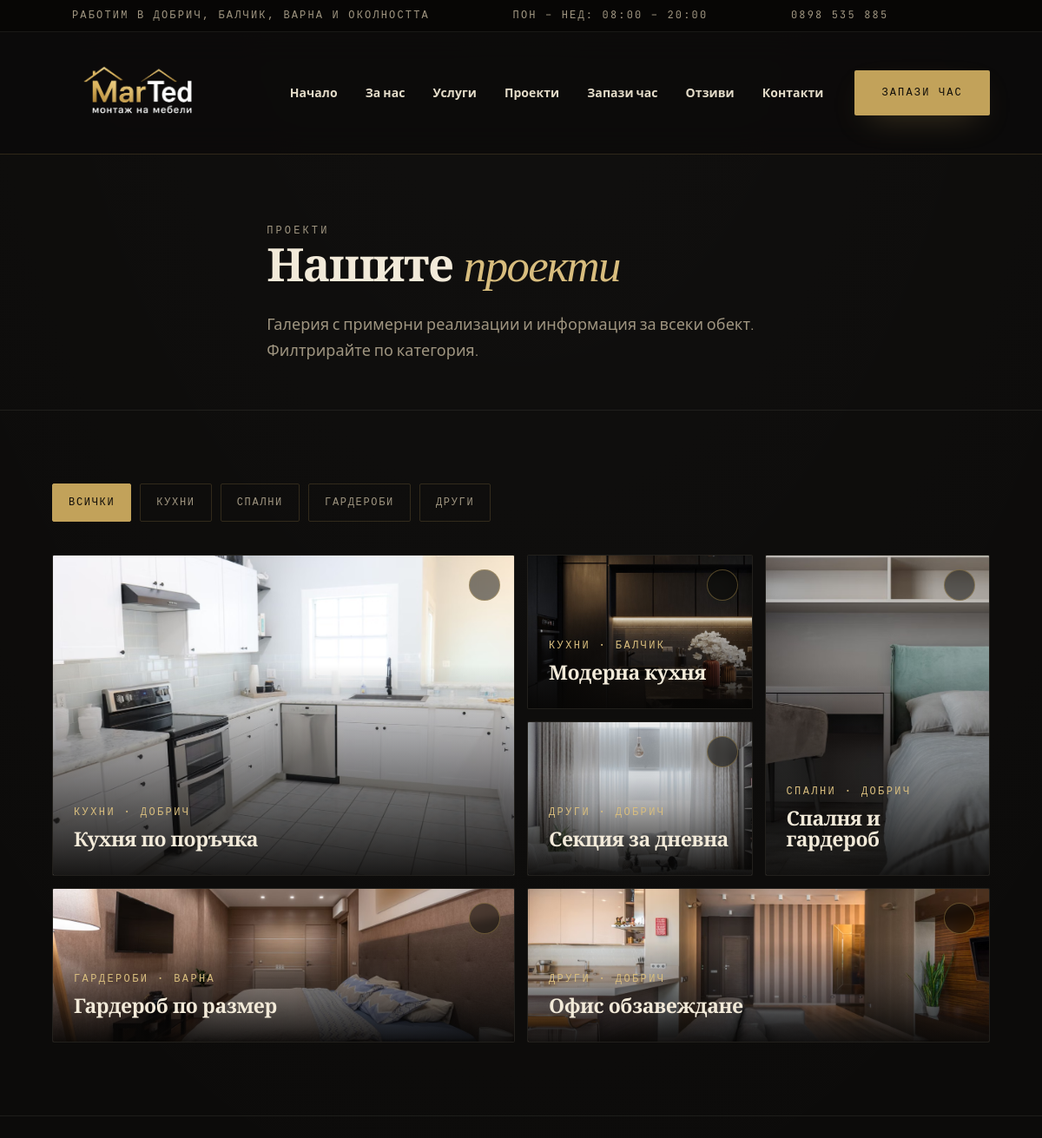
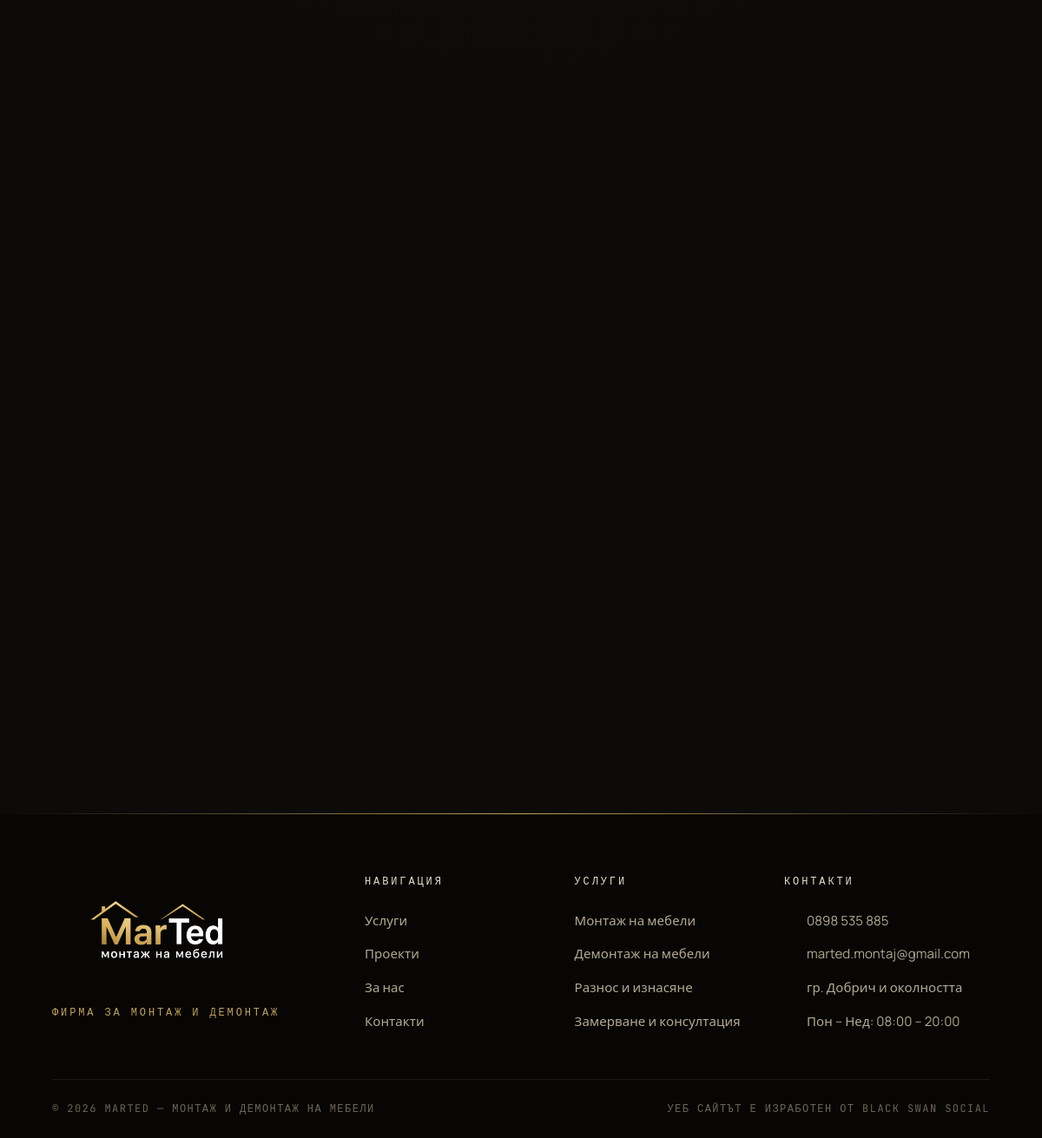
/proekti.php, run on the app's committed database (2 pictures, top to bottom).
### tables this page shows
CREATE TABLE IF NOT EXISTS projects (
  id INT AUTO_INCREMENT PRIMARY KEY, slug VARCHAR(160) UNIQUE, title VARCHAR(255), category VARCHAR(120),
  pdate VARCHAR(120), location VARCHAR(255), description TEXT, cover VARCHAR(500), gallery TEXT,
  created_at TIMESTAMP DEFAULT CURRENT_TIMESTAMP
);

### inc/functions.php (called while the page is built, shortened)
<?php
require_once __DIR__ . '/db.php';
function e($s) { return htmlspecialchars((string)$s, ENT_QUOTES, 'UTF-8'); }
function projects() {
    $rows = db()->query("SELECT * FROM projects ORDER BY id ASC")->fetchAll();
    return $rows;
}
function filters() { return ['Всички','Кухни','Спални','Гардероби','Други']; }

### inc/db.php (called while the page is built, shortened)
<?php
function config() { static $c; if ($c === null) $c = require __DIR__ . '/config.php'; return $c; }
function db() {
    static $pdo = null;
    if ($pdo !== null) return $pdo;
    $cfg = config()['db'];
    if ($cfg['driver'] === 'sqlite') {
        $path = $cfg['sqlite_path'];
        $dir = dirname($path);
        if (!is_dir($dir)) @mkdir($dir, 0775, true);
        $pdo = new PDO('sqlite:' . $path);
        $pdo->exec('PRAGMA journal_mode=WAL; PRAGMA foreign_keys=ON;');
    } else {
        $m = $cfg['mysql'];
        $dsn = "mysql:host={$m['host']};dbname={$m['name']};charset={$m['charset']}";
        $pdo = new PDO($dsn, $m['user'], $m['pass'], [
            PDO::ATTR_ERRMODE => PDO::ERRMODE_EXCEPTION,
            PDO::ATTR_DEFAULT_FETCH_MODE => PDO::FETCH_ASSOC,
        ]);
        return $pdo;
    }
    $pdo->setAttribute(PDO::ATTR_ERRMODE, PDO::ERRMODE_EXCEPTION);
    $pdo->setAttribute(PDO::ATTR_DEFAULT_FETCH_MODE, PDO::FETCH_ASSOC);
    return $pdo;
}

### proekti.php (the view, shortened to what this page needs)
<?php
require_once __DIR__ . '/inc/functions.php';
require_once __DIR__ . '/inc/icons.php';
$s = settings(); $projs = projects(); $filters = filters();
require __DIR__ . '/inc/header.php';
?>
<section class="pageHero">
  <div class="container pageHeroInner">
    <span class="eyebrow anim">Проекти</span>
    <h1 class="anim">Нашите <em>проекти</em></h1>
    <p class="anim">Галерия с примерни реализации и информация за всеки обект. Филтрирайте по категория.</p>
  </div>
</section>
<section class="section projectsPage">
  <div class="container">
    <div class="tabs" aria-label="Филтри">
      <?php foreach ($filters as $i=>$f): ?>
      <button class="<?= $i===0?'active':'' ?>" data-filter="<?= e($f) ?>" type="button"><?= e($f) ?></button>
      <?php endforeach; ?>
    </div>
    <div class="projectMosaic reveal">
      <?php $mcls=['pc-feat','pc-sq','pc-tall','pc-wide','pc-sq','pc-wide']; foreach ($projs as $i=>$p): ?>
      <a class="projectCard <?= $mcls[$i%6] ?>" data-cat="<?= e($p['category']) ?>" href="/proekti/<?= e($p['slug']) ?>">
        <img src="<?= e($p['cover']) ?>" alt="<?= e($p['title']) ?>">
        <span class="arrowChip"><?= icon('arrow') ?></span>
        <span class="cap"><span class="cat"><?= e($p['category']) ?> · <?= e($p['location']) ?></span><h3><?= e($p['title']) ?></h3><p class="desc"><?= e($p['description']) ?></p></span>
      </a>
      <?php endforeach; ?>
    </div>
  </div>
</section>
<?php include __DIR__ . '/inc/booking-section.php'; ?>
<?php require __DIR__ . '/inc/footer.php'; ?>

### inc/icons.php (shortened to what this page needs)
<?php
function icon(string $name, string $cls = 'icon'): string {
    $inner = $p[$name] ?? '';
    return '<svg width="24" height="24" viewBox="0 0 24 24" fill="none" xmlns="http://www.w3.org/2000/svg" class="'.$cls.'" aria-hidden="true">'.$inner.'</svg>';
}

### assets/css/style.css (style rules this page uses)
:root { --font-serif:'Spectral', Georgia, serif;--font-sans:'Manrope', system-ui, sans-serif;--font-mono:'JetBrains Mono', monospace; --bg:#0c0b0a; --bg-2:#100e0c; --bg-3:#15130f; --bg-4:#1b1813; --ink:#f2ead9; --ink-2:#e4dcc9; --muted:#9f9580; --muted-2:#6e6553; --line:rgba(194,162,90,.20); --line-soft:rgba(242,234,217,.08); --line-strong:rgba(194,162,90,.40); --accent:#c2a25a; --accent-2:#d8bd7e; --accent-3:#a07f3a; --accent-soft:rgba(194,162,90,.10); --night:#070605; --container:1240px; --gutter:clamp(20px,5vw,64px); --radius:2px; --shadow:0 30px 80px -36px rgba(0,0,0,.85); --shadow-soft:0 18px 50px -30px rgba(0,0,0,.75); --shadow-gold:0 14px 38px -16px rgba(194,162,90,.40); }
* { box-sizing:border-box }
html { scroll-behavior:smooth;-webkit-text-size-adjust:100% }
body { margin:0;color:var(--ink);background:var(--bg) radial-gradient(150% 130% at 50% -12%,rgba(255,255,255,.024),transparent 55%);font-family:var(--font-sans);font-size:16px;line-height:1.65;letter-spacing:.005em;-webkit-font-smoothing:antialiased;text-rendering:optimizeLegibility;overflow-x:hidden }
img { display:block;max-width:100% }
a { color:inherit;text-decoration:none }
button,input,textarea,select { font:inherit;color:inherit }
.container { width:min(var(--container),100% - var(--gutter) * 2);margin-inline:auto }
.eyebrow,.kicker { font-family:var(--font-mono);font-size:12px;font-weight:500;letter-spacing:.26em;text-transform:uppercase;color:var(--muted) }
h1,h2,h3,h4 { font-family:var(--font-serif);font-weight:600;letter-spacing:-.02em;line-height:1.05;margin:0;color:var(--ink) }
h1 em,h2 em,h3 em { color:var(--accent-2);font-style:italic;font-weight:500 }
.specbar .icon { width:14px;height:14px;color:var(--accent) }
.specbarSocials .icon { color:#9f9580 }
.section { padding:clamp(56px,7vw,96px) 0;position:relative }
.projectMosaic { display:grid;grid-template-columns:repeat(4,1fr);grid-auto-rows:178px;grid-auto-flow:dense;gap:14px }
.pc-feat { grid-column:span 2;grid-row:span 2 }
.pc-tall { grid-column:span 1;grid-row:span 2 }
.pc-wide { grid-column:span 2;grid-row:span 1 }
.pc-sq { grid-column:span 1;grid-row:span 1 }
.projectCard { position:relative;overflow:hidden;border-radius:var(--radius);border:1px solid var(--line-soft);background:var(--bg-2);display:flex;min-height:100% }
.projectCard img { position:absolute;inset:0;width:100%;height:100%;object-fit:cover;transition:transform .8s ease }
.projectCard::after { content:'';position:absolute;inset:0;background:linear-gradient(180deg,transparent 34%,rgba(7,6,5,.92));transition:opacity .4s ease }
.projectCard .cap { position:absolute;left:0;right:0;bottom:0;padding:22px 24px;z-index:2;color:var(--ink) }
.projectCard .cat { font-family:var(--font-mono);font-size:12px;letter-spacing:.2em;text-transform:uppercase;color:var(--accent-2) }
.projectCard h3 { color:var(--ink);font-size:23px;margin:7px 0 0 }
.projectCard .arrowChip { position:absolute;top:16px;right:16px;width:36px;height:36px;border-radius:50%;background:rgba(7,6,5,.5);border:1px solid var(--line-strong);color:var(--accent-2);display:grid;place-items:center;z-index:2;transition:all .3s ease;backdrop-filter:blur(4px) }
.projectCard .arrowChip .icon { width:16px;height:16px }
.pageHero { padding:clamp(46px,6vw,80px) 0 clamp(34px,4.5vw,56px);border-bottom:1px solid var(--line-soft);position:relative }
.pageHeroInner { max-width:60ch }
.pageHero .eyebrow { margin-bottom:20px }
.pageHero h1 { font-size:clamp(32px,4.4vw,54px);letter-spacing:-.03em }
.pageHero p { color:var(--muted);font-size:18px;margin:24px 0 0;max-width:54ch }
.tabs { display:flex;flex-wrap:wrap;gap:10px;margin-bottom:38px }
.tabs button { font-family:var(--font-mono);font-size:12px;letter-spacing:.14em;text-transform:uppercase;padding:11px 18px;border:1px solid var(--line);border-radius:var(--radius);background:transparent;cursor:pointer;transition:all .25s ease;color:var(--muted) }
.tabs button:hover,.tabs button.active { background:var(--accent);color:#100d08;border-color:var(--accent) }
.footerCol .icon { width:16px;height:16px;color:var(--accent) }
.reveal { opacity:0;transform:translateY(22px);transition:opacity .85s cubic-bezier(.2,.7,.2,1),transform .85s cubic-bezier(.2,.7,.2,1);transition-delay:var(--d,0ms) }
.reveal.is-visible { opacity:1;transform:none }
.anim { opacity:0;animation:rise .95s cubic-bezier(.2,.7,.2,1) forwards;animation-delay:var(--d,0ms) }

### data on the page
projects: cover (picture), category "КУХНИ", location "ДОБРИЧ", title "Кухня по поръчка"
projects: cover (picture), category "КУХНИ", location "БАЛЧИК", title "Модерна кухня"
projects: cover (picture), category "СПАЛНИ", location "ДОБРИЧ", title "Спалня и гардероб"
projects: cover (picture), category "ГАРДЕРОБИ", location "ВАРНА", title "Гардероб по размер"
projects: cover (picture), category "ДРУГИ", location "ДОБРИЧ", title "Секция за дневна"
projects: cover (picture), category "ДРУГИ", location "ДОБРИЧ", title "Офис обзавеждане"

### other printed values
$s['region'] "РАБОТИМ В ДОБРИЧ, БАЛЧИК, ВАРНА И ОКОЛНОСТТА"
$s['hours'] "ПОН – НЕД: 08:00 – 20:00"
$s['phone'] "0898 535 885"
$item['label'] "Начало"
$item['label'] "За нас"
$item['label'] "Услуги"
$item['label'] "Проекти"
$item['label'] "Запази час"
$item['label'] "Отзиви"
$item['label'] "Контакти"
$f "ВСИЧКИ"
$f "КУХНИ"
$f "СПАЛНИ"
$f "ГАРДЕРОБИ"
$f "ДРУГИ"
